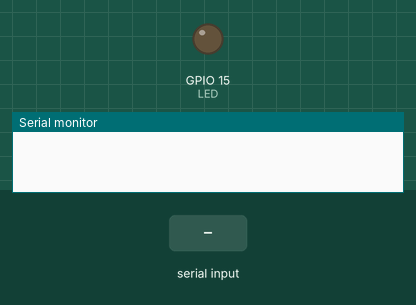
Bench run of a sketch on a simulated ESP32. Shown: output pins drawn as LEDs (lit = HIGH), the last lines printed to the serial monitor. The inputs (shaded band) are chosen by the test bench.

Above: at 0.1 s.
At 1.2 s:
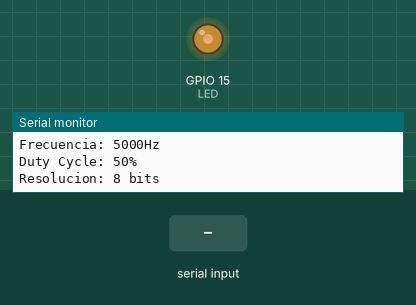
1.3 s: "D90\n" received over Serial
At 2.6 s:
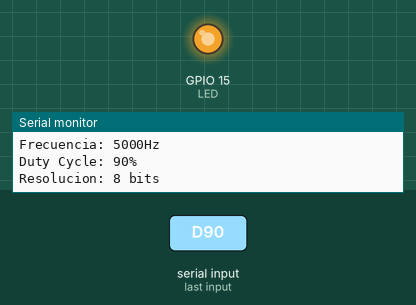
Timing chart, 0 to 4.3 s (numbered marks = the images above; inputs shaded):
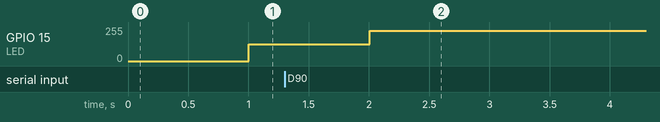

The sketch:

codigoledpwm.ino
```cpp
#define LED 15 //Se define el pin del led

int frecuencia = 5000; //Se define la frecuencia inicial a la se trabajará
int resolucion = 8; //Se define la resolucion inicial
int resoluciond = 255; //Se define la resolucion inicial en valor analogico
int dutycyclep = 50; //Se define el dutycycle inicial en forma de porcentaje
int dutycycle = 127; //Se define el dutycycle inicial en forma de valor analogico
const int canal = 1; //Se define el canal en el cual se trabajará

void setup() {
  // put your setup code here, to run once:
  Serial.begin(115200); //Inicia el serial
  pinMode(LED, OUTPUT); //Define el pin del led como una salida
  ledcAttachPin(LED, canal); //Se le asigna el canal al pin de salida
  ledcSetup(canal, frecuencia, resolucion); //Escribe la configuracion con nuestros valores iniciales
}

void loop() {
  // put your main code here, to run repeatedly:
    char option=Serial.read(); //Lee el primer caracter que ingresa en el serial
    int newpos=Serial.readStringUntil('\n').toInt(); //Lee los siguientes caracteres y los convierte en enteros
    switch(option)
    {
      case 'F':
      frecuencia=newpos; //Lee asigna el valor ingresado a frecuencia
      break;
      case 'R':
      if (newpos<=16 || newpos>=1){//Si la resolucion es de entre 1 y 16 bits, permititra cambiar la resolucion
        resolucion=newpos; //Le asigna los bits escritos
        resoluciond = (pow(2,resolucion)-1); //Convierte el valor de bits a su resolucion analogica
        dutycycle = ((dutycyclep*resoluciond)/100); //Hace que el dutycycle que estaba antes sea el mismo para la nueva resolucion
      }
      else{
        Serial.print("Defina una resolucion de entre 1 y 16 bits");
      }
      break;
      case 'D':
      if (newpos>=0 || newpos<=100){
        dutycycle = ((newpos*resoluciond)/100); //Toma el % del dutycycle ingresado y lo convierte al valor analogico respecto a la resolucion que tiene
        dutycyclep = newpos; //Sirve para despues imprimir el porcentaje ingresado
      }
      else{
        Serial.print("Defina un porcentaje de entre 0 y 100%");
      }
      break;
      default:
      Serial.println("Ingresa una de las opciones disponibles: F, R o D, seguido del valor deseado"); //Siempre esta imprimiendo las opciones para escribir
    }

    ledcChangeFrequency(canal,frecuencia,resolucion); //Cambia a la frecuencia y resolucion
    ledcWrite(canal,dutycycle); //Cambia el dutycycle

  Serial.println("Frecuencia: " + String(frecuencia) + "Hz");
  Serial.println("Duty Cycle: " + String(dutycyclep) + "%");
  Serial.println("Resolucion: " + String(resolucion) + " bits");
  delay(1000);
  }
```

Measured:
- after the input at 1.3 s, GPIO 15 (LED): 127/255 → 228/255 after 0.71 s
